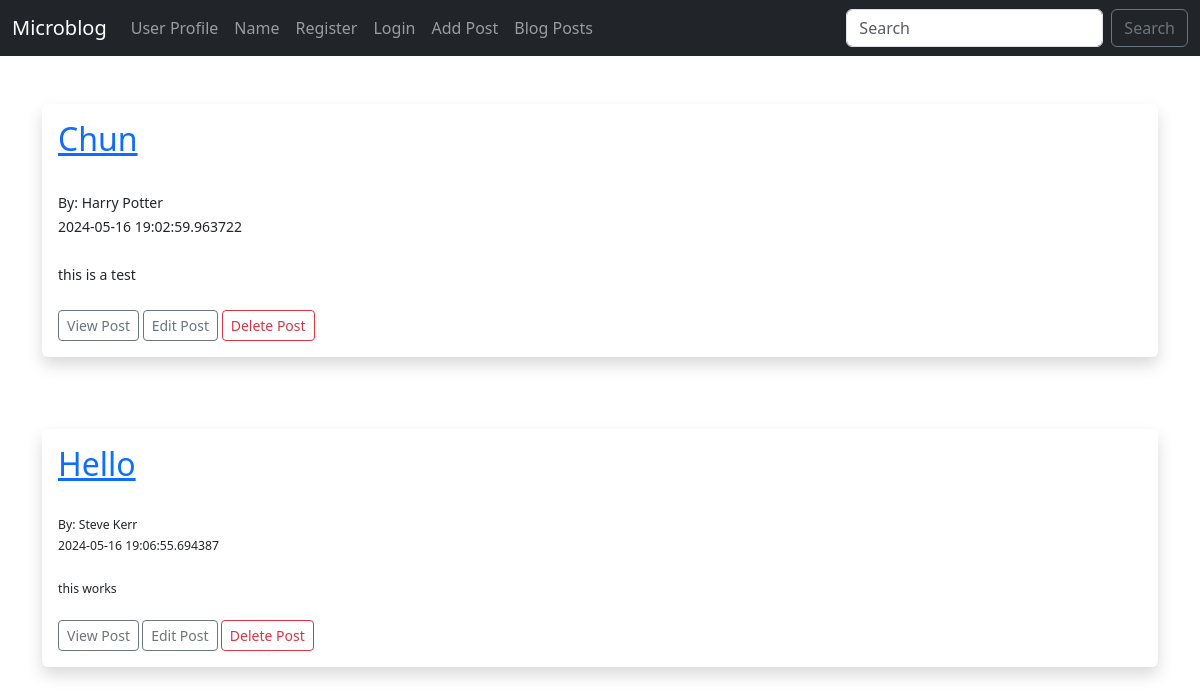
The page /posts on the database its author committed.
### app/models.py (models this page shows, shortened)
class Post(db.Model):
    id = db.Column(db.Integer, primary_key=True)
    title = db.Column(db.String(255))
    content = db.Column(db.Text)
    date_posted = db.Column(db.DateTime, default=datetime.utcnow)
    slug = db.Column(db.String(255))
    poster_id = db.Column(db.Integer, db.ForeignKey("user.id"))

class User(db.Model, UserMixin):
    id = db.Column(db.Integer, primary_key=True)
    username = db.Column(db.String(20), nullable=False, unique=True)
    name = db.Column(db.String(200), nullable=False)
    email = db.Column(db.String(120), nullable=False, unique=True)
    favourite_color = db.Column(db.String(120))
    date_added = db.Column(db.DateTime, default=datetime.utcnow)
    password_hash = db.Column(db.String(128))
    posts = db.relationship("Post", backref="poster")
    @property
    def password(self):
        raise AttributeError('Password is not a readable attribute!')

### app/routes.py (the view)
@app.route("/posts", methods=["GET"])
def posts():
    posts = Post.query.order_by(Post.date_posted)
    return render_template("posts.html", posts=posts)

### app/templates/posts.html (shortened to what this page needs)
{% extends "base.html" %}
{% block content %}
<br />
{% for post in posts %}
<div class="shadow p-3 mb-5 bg-body rounded">
    <h2><a href="{{ url_for('post', id=post.id)}}">{{ post.title }}</a></h2><br />
    <small>By: {{ post.poster.name }}<br/>
    {{ post.date_posted }}<br /><br />
    {{ post.content }}<br /><br />
    <a href="{{ url_for('post', id=post.id)}}" class="btn btn-outline-secondary btn-sm">View Post</a>
    <a href="{{ url_for('edit_post', id=post.id)}}" class="btn btn-outline-secondary btn-sm">Edit Post</a>
    <a href="{{ url_for('delete_post', id=post.id)}}" class="btn btn-outline-danger btn-sm">Delete Post</a>
</div>
<br />
{% endfor%}
{% endblock %}

### rows shown on the page
Post: title "Chun", poster.name "Harry Potter", date_posted "2024-05-16 19:02:59.963722", content "this is a test"
Post: title "Hello", poster.name "Steve Kerr", date_posted "2024-05-16 19:06:55.694387", content "this works"
